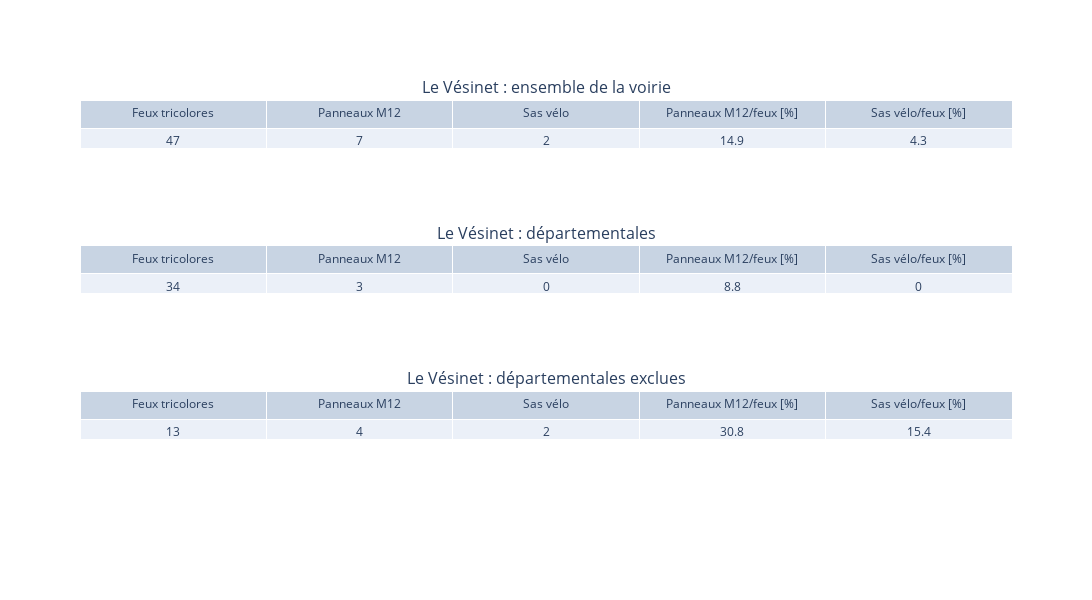

Source (notebook cell):
### Code cell
nb_feux = 0
nb_feux_depa = 0

nb_m12 = 0
nb_sas = 0

nb_m12_depa = 0
nb_sas_depa = 0

for k in df["index"]:
    nb_feux+=1
    nb_m12 += (df.iloc[k,:]["M12"] == "Oui")
    nb_sas += (df.iloc[k,:]["Sas velo"] == "Oui")
    nb_feux_depa += (df.iloc[k,:]["Departementale"] == "Oui")
    nb_m12_depa += (df.iloc[k,:]["Departementale"] == "Oui") and (df.iloc[k,:]["M12"] == "Oui")
    nb_sas_depa += (df.iloc[k,:]["Departementale"] == "Oui") and (df.iloc[k,:]["Sas velo"] == "Oui")

fig = make_subplots(
    rows=3, cols=1,
    vertical_spacing=0.04,
    specs=[[{"type": "table"}],
           [{"type": "table"}] ,
           [{"type": "table"}] ],
    subplot_titles=(nom_ville +" : ensemble de la voirie", nom_ville + " : départementales", nom_ville + " : départementales exclues")
)

fig1 = go.Table(header=dict(values=["Feux tricolores","Panneaux M12", "Sas vélo", "Panneaux M12/feux [%]", "Sas vélo/feux [%]"]),
                 cells=dict(values=[[nb_feux],[nb_m12],[nb_sas], [round(100*nb_m12/nb_feux,1)], [round(100*nb_sas/nb_feux,1)]]))

fig2 = go.Table(header=dict(values=["Feux tricolores","Panneaux M12", "Sas vélo", "Panneaux M12/feux [%]", "Sas vélo/feux [%]"]),
                 cells=dict(values=[[nb_feux_depa],[nb_m12_depa],[nb_sas_depa], [round(100*(nb_m12_depa)/(nb_feux_depa),1)], [round(100*(nb_sas_depa)/(nb_feux_depa),1)]]))
                     
fig3 = go.Table(header=dict(values=["Feux tricolores","Panneaux M12", "Sas vélo", "Panneaux M12/feux [%]", "Sas vélo/feux [%]"]),
                 cells=dict(values=[[nb_feux-nb_feux_depa],[nb_m12 - nb_m12_depa],[nb_sas-nb_sas_depa], [round(100*(nb_m12-nb_m12_depa)/(nb_feux-nb_feux_depa),1)], [round(100*(nb_sas-nb_sas_depa)/(nb_feux-nb_feux_depa),1)]]))
                     

fig.add_trace(fig1, row=1, col=1)
fig.add_trace(fig2, row=2, col=1)
fig.add_trace(fig3, row=3, col=1)

fig.update_layout(height=600, width=1600)

fig.show()

### Figure 1 — Plotly figure (JSON) as saved in the notebook; plotly's stock layout.template omitted (floating-point values rounded to 4 significant figures)
{"data": [{"cells": {"values": [[47], [7], [2], [14.9], [4.3]]}, "domain": {"x": [0, 1], "y": [0.6933, 1]}, "header": {"values": ["Feux tricolores", "Panneaux M12", "Sas vélo", "Panneaux M12/feux [%]", "Sas vélo/feux [%]"]}, "type": "table"}, {"cells": {"values": [[34], [3], [0], [8.8], [0]]}, "domain": {"x": [0, 1], "y": [0.3467, 0.6533]}, "header": {"values": ["Feux tricolores", "Panneaux M12", "Sas vélo", "Panneaux M12/feux [%]", "Sas vélo/feux [%]"]}, "type": "table"}, {"cells": {"values": [[13], [4], [2], [30.8], [15.4]]}, "domain": {"x": [0, 1], "y": [0, 0.3067]}, "header": {"values": ["Feux tricolores", "Panneaux M12", "Sas vélo", "Panneaux M12/feux [%]", "Sas vélo/feux [%]"]}, "type": "table"}], "layout": {"annotations": [{"font": {"size": 16}, "showarrow": false, "text": "Le Vésinet : ensemble de la voirie", "x": 0.5, "xanchor": "center", "xref": "paper", "y": 1, "yanchor": "bottom", "yref": "paper"}, {"font": {"size": 16}, "showarrow": false, "text": "Le Vésinet : départementales", "x": 0.5, "xanchor": "center", "xref": "paper", "y": 0.6533, "yanchor": "bottom", "yref": "paper"}, {"font": {"size": 16}, "showarrow": false, "text": "Le Vésinet : départementales exclues", "x": 0.5, "xanchor": "center", "xref": "paper", "y": 0.3067, "yanchor": "bottom", "yref": "paper"}], "height": 600, "width": 1600}}
